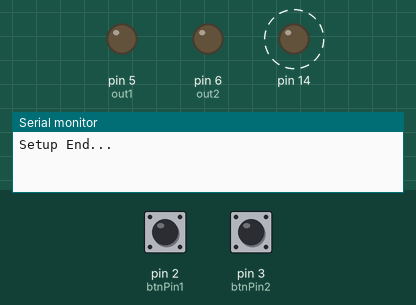
Recording of a sketch running on a simulated Arduino Uno, built with avr-gcc and run on an emulated ATmega328P. Shown: output pins drawn as LEDs (lit = HIGH), the last lines printed to the serial monitor. Dashed ring = blinking. The test bench sets the inputs (shaded band); at power-on: pin 2 (btnPin1) HIGH, pin 3 (btnPin2) HIGH.

Above: at 1.2 s.
1.3 s: pin 2 (btnPin1) pulled LOW for 0.15 s
At 1.74 s:
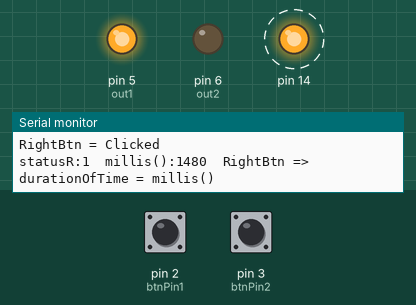
4.3 s: pin 3 (btnPin2) pulled LOW for 0.15 s
At 4.74 s:
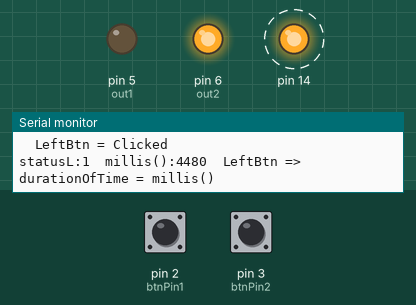
7.3 s: pin 3 (btnPin2) pulled LOW for 3.2 s
At 11.9 s:
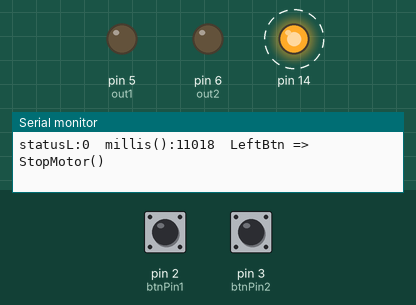
12.0 s: pin 2 (btnPin1) pulled LOW for 3.2 s
At 15.5 s:
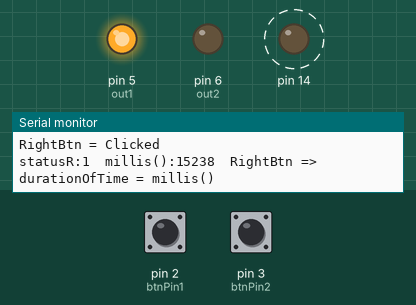
16.7 s: pin 2 (btnPin1) driven LOW and pin 3 (btnPin2) driven LOW
Timing chart, 0 to 23.7 s (numbered marks = the images above; inputs shaded):
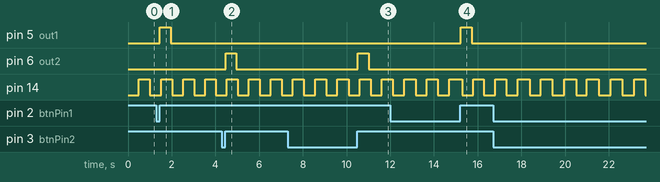

Measured:
- after the input at 1.3 s, pin 5 (out1): LOW → HIGH after 0.16 s, → LOW 0.50 s later
- after the input at 4.3 s, pin 6 (out2): LOW → HIGH after 0.16 s, → LOW 0.50 s later
- after the input at 7.3 s, pin 6 (out2): LOW → HIGH after 3.2 s, → LOW 0.50 s later
- after the input at 12.0 s, pin 5 (out1): LOW → HIGH after 3.2 s, → LOW 0.50 s later
- by itself, pin 14: alternates HIGH for 0.54 s and LOW for 0.54 s

The sketch:

CenterLock.ino
```cpp
#define btnPin1 2
#define btnPin2 3
#define out1 5
#define out2 6
short durationOfTime = 500;
unsigned long timeTaken;
unsigned long timeTakenBlink;
bool statusR = false;
bool statusL = false;
void RightMotor(){
  digitalWrite(out1, HIGH);
  digitalWrite(out2, LOW);
}
void LeftMotor(){
  digitalWrite(out1, LOW);
  digitalWrite(out2, HIGH);
}
void StopMotor(){
  digitalWrite(out1, LOW);
  digitalWrite(out2, LOW);
}
void setup() {
  pinMode(btnPin1, INPUT_PULLUP);
  pinMode(btnPin2, INPUT_PULLUP);
  pinMode(out1, OUTPUT);
  pinMode(out2, OUTPUT);
  pinMode(14, OUTPUT);

  Serial.begin(9600);
  Serial.println("Setup End...");
}
void loop() {
  if(millis() - timeTakenBlink >= 500){
    digitalWrite(14, !digitalRead(14));
    timeTakenBlink = millis();
  }
  bool btnStatus1 = false;
  bool btnStatus2 = false;

  //------------Button1 Push----------------------
  if(!digitalRead(btnPin1) == true){
    Serial.println("RightBtn = Clicked");
    btnStatus1 = true;
  }
  if(btnStatus1 == true && !digitalRead(btnPin1) == false){
    btnStatus1 = false;
    statusR = true;
    timeTaken = millis();
    RightMotor();
    Serial.print("statusR:");
    Serial.print(statusR);
    Serial.print("\tmillis():");
    Serial.print(millis());
    Serial.println("\tRightBtn => durationOfTime = millis()");
  }
  //------------Button2 Push----------------------
  if(!digitalRead(btnPin2) == true){
    btnStatus2 = true;
    Serial.println("\tLeftBtn = Clicked");
  }
  if(btnStatus2 == true && !digitalRead(btnPin2) == false){
    btnStatus2 = false;
    statusL = true;
    timeTaken = millis();
    LeftMotor();
    Serial.print("statusL:");
    Serial.print(statusL);
    Serial.print("\tmillis():");
    Serial.print(millis());
    Serial.println("\tLeftBtn => durationOfTime = millis()");
  }
  //----------------------------------------------
  if(millis() - timeTaken >= durationOfTime && statusR == true){
    StopMotor();
    statusR = false;
    Serial.print("statusR:");
    Serial.print(statusR);
    Serial.print("\tmillis():");
    Serial.print(millis());
    Serial.println("\tRightBtn => StopMotor()");
  }
  if(millis() - timeTaken >= durationOfTime && statusL == true){
    StopMotor();
    statusL = false;
    Serial.print("statusL:");
    Serial.print(statusL);
    Serial.print("\tmillis():");
    Serial.print(millis());
    Serial.println("\tLeftBtn => StopMotor()");
  }
}
```
